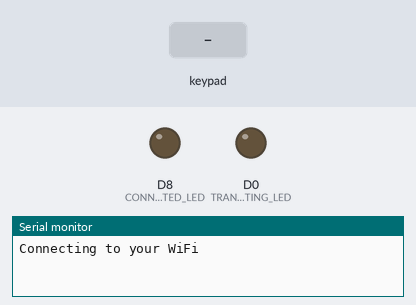
Simulated run of this sketch. Board: ESP8266 (NodeMCU). Shown: output pins drawn as LEDs (lit = HIGH), the last lines printed to the serial monitor. Dashed ring = blinking. Inputs (shaded band) come from the test bench. WiFi joins after 1.5 s; servers stay silent unless stated; random numbers use the default seed unless the sketch sets one; no MQTT or app messages arrive unless stated.

Above: at 0.1 s.
At 2.7 s:
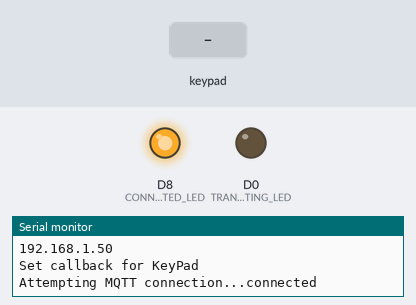
2.8 s: keypad keys 1 2 3 4 pressed 0.4 s apart
At 3.25 s:
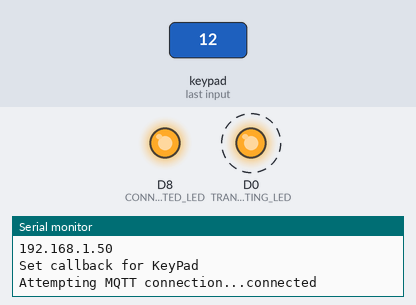
Timing chart, 0 to 5.8 s (numbered marks = the images above; inputs shaded):
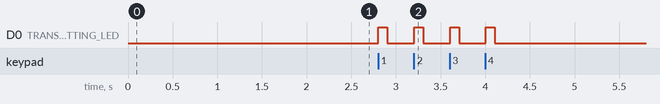

The sketch:

D1_MQTT_Keypad.ino
```cpp
/*
 MQTT sample
 Read a Keypad and transmit the keys...

 Hold the # key to switch between buffered or single press
 In buffered mode the keypresses are transmitted by hitting the # key
 Default topic is KEYPAD/C0
 Change the last digit by hitting * followed by a digit (the channel)

  2019-05-06/ralm
  2019-05-11/ralm Added two LEDs
*/

#include <ESP8266WiFi.h>
#include <PubSubClient.h>
#include <Keypad.h>

// Update these with values suitable for your network.

const char* ssid = "your WiFi";
const char* password = "your password";
const char* mqtt_server = "IP of MQTT-server";

#define TOPIC "KEYPAD/C"
#define DEBUG 0

#define CONNECTED_LED D8
#define TRANSMITTING_LED D0


WiFiClient espClient;
PubSubClient client(espClient);
long lastMsg = 0;
char msg[50];
int value = 0;
int channel = 0;
bool channel_flag = 0;

/// KeyPad section /////
const byte ROWS = 4; //four rows
const byte COLS = 3; //four columns
//define the symbols on the buttons of the keypads
char hexaKeys[ROWS][COLS] = {
  {'2','1','3'},
  {'0','*','#'},
  {'8','7','9'},
  {'5','4','6'}
};
byte rowPins[ROWS] = {D1, D2, D3, D4}; 	//connect to the row pinouts of the keypad
byte colPins[COLS] = {D5, D6, D7}; 		//connect to the column pinouts of the keypad
//initialize an instance of class NewKeypad
Keypad keypad = Keypad( makeKeymap(hexaKeys), rowPins, colPins, ROWS, COLS);
/// KeyPad section #/////

#define TRANS_BUFFER_SIZE 50
char  trans_buffer[TRANS_BUFFER_SIZE];
bool buffer_mode = 0;

void setup_wifi() {

  delay(10);
  // We start by connecting to a WiFi network
  Serial.println();
  Serial.print("Connecting to ");
  Serial.println(ssid);

  WiFi.begin(ssid, password);

  while (WiFi.status() != WL_CONNECTED) {
    delay(500);
    Serial.print(".");
  }

  randomSeed(micros());

  Serial.println("");
  Serial.println("WiFi connected");
  Serial.println("IP address: ");
  Serial.println(WiFi.localIP());
}

// This is neved used - no subscrition declared
void callback(char* topic, byte* payload, unsigned int length) {
  Serial.print("Message arrived [");
  Serial.print(topic);
  Serial.print("] ");
  for (int i = 0; i < length; i++) {
    Serial.print((char)payload[i]);
  }
  Serial.println();

  // Switch on the LED if an 1 was received as first character
  if ((char)payload[0] == '1') {
    // digitalWrite(BUILTIN_LED, LOW);   // Turn the LED on (Note that LOW is the voltage level
    // but actually the LED is on; this is because
    // it is active low on the ESP-01)
  } else {
    // digitalWrite(BUILTIN_LED, HIGH);  // Turn the LED off by making the voltage HIGH
  }

}

void reconnect() {
  // Loop until we're reconnected
  while (!client.connected()) {
    Serial.print("Attempting MQTT connection...");
    // Create a random client ID
    String clientId = "ESP8266Client-";
    clientId += String(random(0xffff), HEX);
    // Attempt to connect
    if (client.connect(clientId.c_str())) {
      Serial.println("connected");
      // Once connected, publish an announcement...
      client.publish(TOPIC, "online");
//      // ... and resubscribe
//      client.subscribe("inTopic");
    } else {
      Serial.print("failed, rc=");
      Serial.print(client.state());
      Serial.println(" try again in 5 seconds");
      // Wait 5 seconds before retrying
      delay(5000);
    }
  }
}

// Taking care of some special events.
void keypadEvent(KeypadEvent key){

  if (DEBUG)
  {
    Serial.print("Key pressed: "); Serial.print(keypad.getState()); Serial.print("  => ");Serial.println(key);
  }
    switch (keypad.getState()){
    case PRESSED:

      if (key == '#') {
//            digitalWrite(ledPin,!digitalRead(ledPin));
//            ledPin_state = digitalRead(ledPin);        // Remember LED state, lit or unlit.
      }
      break;

    case RELEASED:
        if (key == '*') {
//            digitalWrite(ledPin,ledPin_state);    // Restore LED state from before it started blinking.
//            blink = false;
        }
        break;

    case HOLD:
        if (key == '#') {
//            blink = true;    // Blink the LED when holding the * key.
            buffer_mode = !buffer_mode;
            if (!buffer_mode)
            {
              strcpy(trans_buffer, "");
            }
        }
        break;
    }
}

void setup() {
  pinMode(CONNECTED_LED, OUTPUT);
  pinMode(TRANSMITTING_LED, OUTPUT);
  digitalWrite(CONNECTED_LED, LOW);
  digitalWrite(TRANSMITTING_LED, LOW);
  Serial.begin(74880);
  setup_wifi();
  client.setServer(mqtt_server, 1883);
  client.setCallback(callback);
  Serial.println("Set callback for KeyPad");
  keypad.addEventListener(keypadEvent); // Add an event listener for this keypad
  digitalWrite(CONNECTED_LED, HIGH);
}

void loop() {
  char buffer1[20];
  char buffer2[20];

  if (!client.connected()) {
    reconnect();
  }
  client.loop();

  char key = keypad.getKey();

  if (key) {
    if (key == '*')
    {
      channel_flag = 1;
    }
    else {
      if (channel_flag)
      {
        channel = int(key)-48;
        channel_flag = 0;
        if (DEBUG) {
          Serial.print("Changing channel to: "); Serial.println(channel);
        }
      }
      else {
        if (key == '#')
        {
          // Check if something to transfer
            sprintf(buffer2, "%s", trans_buffer);
            sprintf(buffer1, "%s%d", TOPIC, channel);
            digitalWrite(TRANSMITTING_LED, HIGH);
            client.publish(buffer1, buffer2);
            strcpy(trans_buffer, "");
            delay(100);
            digitalWrite(TRANSMITTING_LED, LOW);
        }
        else
        {
          if (buffer_mode)
          {
            // Remember to check for overflow !!!!
            size_t len = strlen(trans_buffer);
            if (len < TRANS_BUFFER_SIZE-1)
            {
              trans_buffer[len] = key;
              trans_buffer[len + 1] = '\0';
            }
            else
            {
              Serial.println("Buffer overflow !!\n New characters ignored");
            }
          }
          else
          {
            sprintf(buffer1, "%s%d", TOPIC, channel);
            sprintf(buffer2, "%c", key);
            digitalWrite(TRANSMITTING_LED, HIGH);
            client.publish(buffer1, buffer2);
            delay(100);
            digitalWrite(TRANSMITTING_LED, LOW);
          }
        }
      }
    }
    if(DEBUG)
    {
      Serial.print("["); Serial.print(key); Serial.println("]");
    }
  }
}
```

Measured:
- after the input at 2.8 s, D0 (TRANSMITTING_LED): alternates HIGH for 0.10 s and LOW for 0.30 s, 8 changes in all, then stays LOW, starting at once
